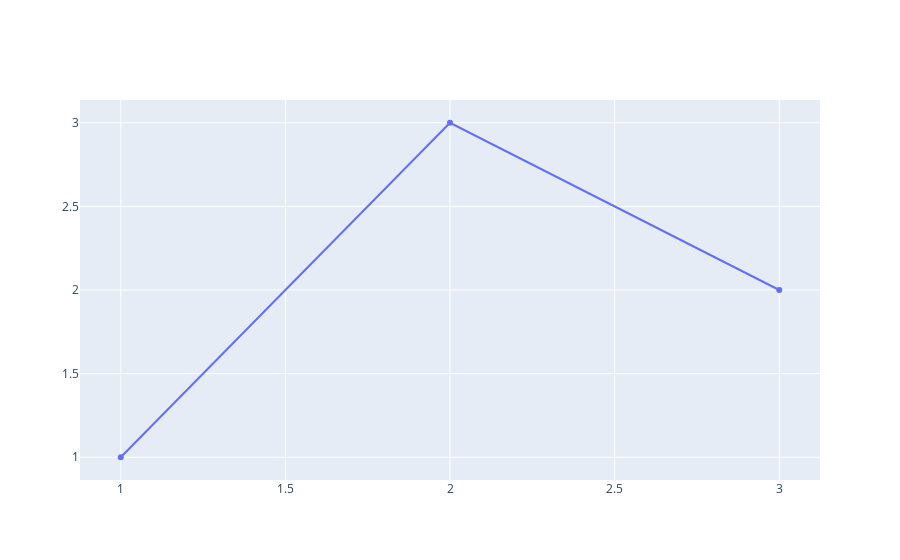

The cell this chart's notebook holds for it:
### Code cell
# IPython.get_ipython().events.register('pre_run_cell', configure_plotly_browser_state)
import plotly.graph_objects as go
fig = go.Figure( go.Scatter(x=[1,2,3], y=[1,3,2] ) )
fig.show()

### Figure 1 — Plotly figure (JSON) as saved in the notebook; plotly's stock layout.template omitted (floating-point values rounded to 4 significant figures)
{"data": [{"type": "scatter", "x": [1, 2, 3], "y": [1, 3, 2]}], "layout": {}}
